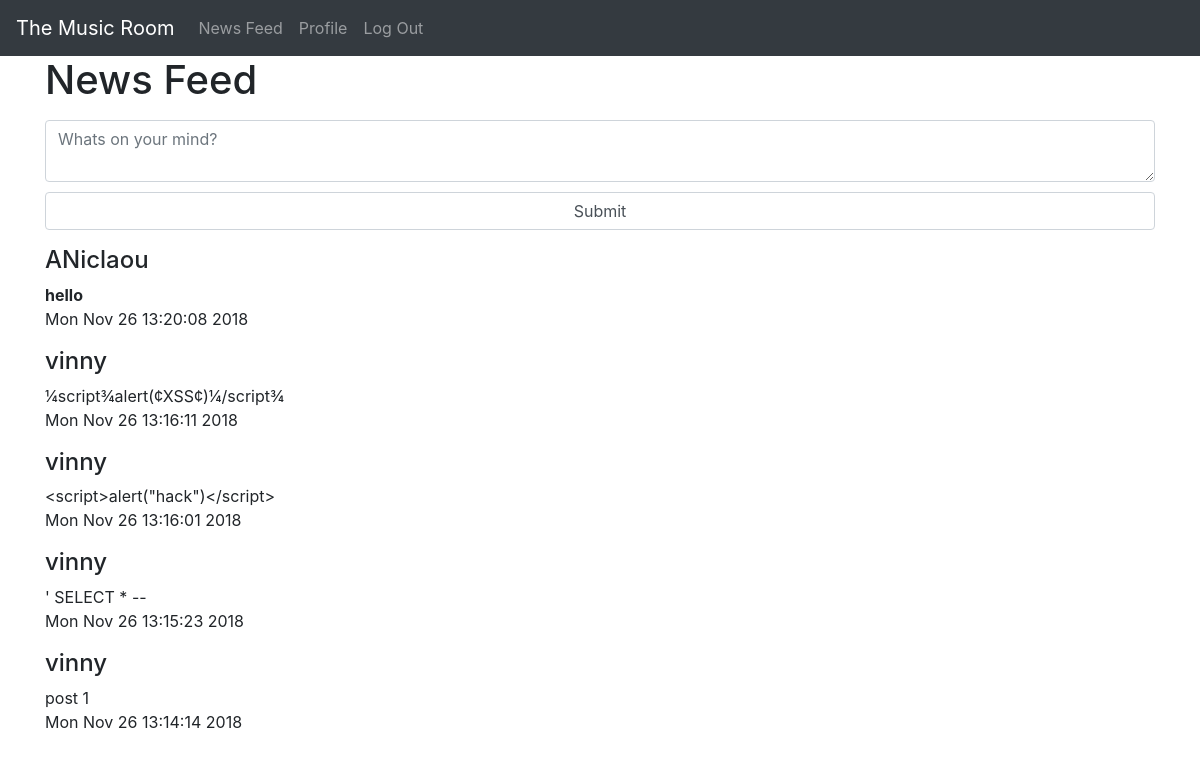
The page /newsfeed (signed in) on the database its author committed.
### tables this page shows
CREATE TABLE Posting(PostID bigint UNIQUE NOT NULL, Content varchar(1700) NOT NULL,DateStamp varchar(255) NOT NULL, Username varchar(255) NOT NULL);

### app.py (the view)
@app.route('/newsfeed')
def newsfeed():
	db = database.build_db('database1.db')
	cursor = db.cursor()
	if 'user' in session:
		postings = database.getPostList(cursor)
		sessionToken = session['token']
		return render_template('home.html', postings=postings, message = '', token = sessionToken)
	else:
		return redirect(url_for('index'))

### Classes/Posts.py (called while the page is built)
	def get_content(self):
		return self.content

	def get_timestamp(self):
		return self.timestamp

	def get_username(self):
		return self.username

### Controllers/Dbcontroller.py (called while the page is built)
	def build_db(self,file):
		db = getattr(g,'_database',None)
		if db is None:
			db = g._database = sqlite3.connect(file)
		return db

	def getPostList(self,c):
		preQueryTime = SQLInjectionProtection.getCurrentTimeInSeconds()
		query = "SELECT * FROM Posting;"
		c.execute(query)
		result = c.fetchall()
		postings = []
		for r in result:
			email = SQLInjectionProtection.decryptString(r[1])
			username = SQLInjectionProtection.decryptString(r[3])
			post1= Posts(r[0],email,r[2],username)
			postings = [post1] + postings
		SQLInjectionProtection.delayQueryOutput(preQueryTime)
		return postings

### StaticClasses/SQLInjectionProtection.py (called while the page is built)
	def delayQueryOutput(preQueryTime):
		CurrentTime = datetime.datetime.now()
		CurrentTimeInSeconds = CurrentTime.second
		difference = CurrentTimeInSeconds-preQueryTime
		desiredQueryReturnTimeInSeconds = 0.025
		timeDelay = desiredQueryReturnTimeInSeconds-difference
		if timeDelay >= 0:
			time.sleep(timeDelay)

	def getCurrentTimeInSeconds():
		CurrentTime = datetime.datetime.now()
		CurrentTimeInSeconds = CurrentTime.second
		return CurrentTimeInSeconds

	def decryptString(dbInputString):
		hexList = re.findall("{0x.*?}",dbInputString)
		for w in hexList:
			w1 = w.replace("{","")
			w2 = w1.replace("}","")
			wordHexInt = int(w2,16)
			wordHexString = chr(wordHexInt)
			dbInputString = re.sub(w,wordHexString,dbInputString)
		return dbInputString

### Templates/home.html (shortened to what this page needs)
{% extends "layout.html" %}
{% block content %}
	<h1>News Feed</h1>
	<form method="POST" action="/writePost" name="writePost">
		<div class="status-upload">
			<textarea style="margin-bottom: 10px;" type="text" class="form-control" name="content" placeholder="Whats on your mind?" maxlength="280"></textarea>
		</div>
		<div class ="form-group">
			<input type="submit" class="form-control" value="Submit" name="postButton">
		</div>
	</form>
	{% for posts in postings %}
		<h4>{{posts.get_username() |safe}}</h4>
    	<span>{{ posts.get_content() |safe}}</span>
    	<p>{{ posts.get_timestamp() }}</p>
  	{% endfor %}
{% endblock %}

### Templates/layout.html (shortened to what this page needs)
<!DOCTYPE html>
<html>
<head>
  <link rel="stylesheet" href="https://maxcdn.bootstrapcdn.com/bootstrap/4.1.3/css/bootstrap.min.css">
</head>
<body>
	<nav class="navbar navbar-expand-sm bg-dark navbar-dark">
  		<a class="navbar-brand" href="#">The Music Room</a>
  		<ul class="navbar-nav">
    		<li class="nav-item">
            <a class="nav-link" href="{{url_for('newsfeed')}}">News Feed</a>
        </li>
    		<li class="nav-item">
      			<a class="nav-link" href="{{ url_for('profile') }}">Profile</a>
    		</li>
        <li class="nav-item">
            <a class="nav-link" href="{{url_for('logout')}}">Log Out</a>
        </li>
  		</ul>
	</nav>
	<div class="container">
	{% block content %}
	{% endblock %}
	</div>
</body>
</html>

### Templates/layout.html (style rules this page uses)
input { display: block; }

### rows shown on the page
Posting: get_username "ANiclaou", get_content "hello", get_timestamp "Mon Nov 26 13:20:08 2018"
Posting: get_username "vinny", get_content "¼script¾alert(¢XSS¢)¼/script¾", get_timestamp "Mon Nov 26 13:16:11 2018"
Posting: get_username "vinny", get_content "<script>alert(\"hack\")</script>", get_timestamp "Mon Nov 26 13:16:01 2018"
Posting: get_username "vinny", get_content "' SELECT * --", get_timestamp "Mon Nov 26 13:15:23 2018"
Posting: get_username "vinny", get_content "post 1", get_timestamp "Mon Nov 26 13:14:14 2018"
